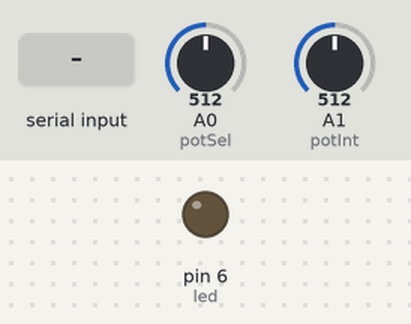
The sketch below on a simulated Arduino Uno, built with avr-gcc and run on an emulated ATmega328P. Parts: output pins drawn as LEDs (lit = HIGH). The inputs (shaded band) are chosen by the test bench; at power-on: A1 (potInt) = 512, A0 (potSel) = 512.

Above: at 1.2 s.
1.3 s: A1 (potInt) set to 716
At 2.5 s:
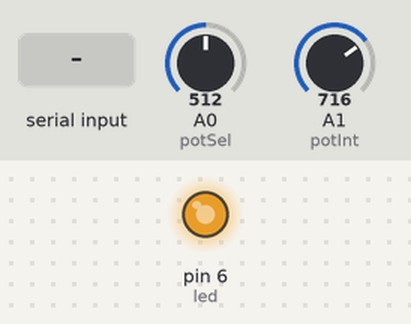
2.8 s: A0 (potSel) set to 306
At 4.0 s:
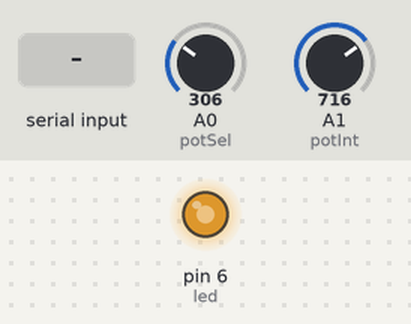
4.3 s: "90,45\n" received over Serial
At 6.2 s:
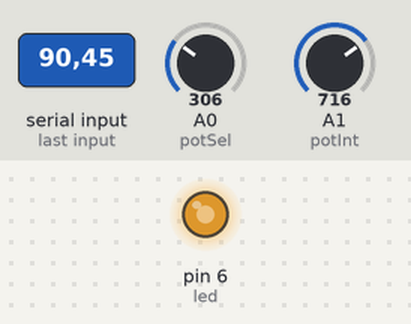
6.9 s: A1 (potInt) set to 511
At 7.5 s:
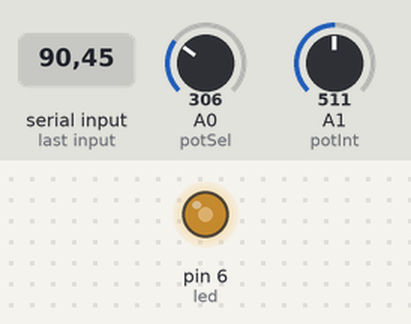
8.4 s: "30,150\n" received over Serial
At 10.8 s:
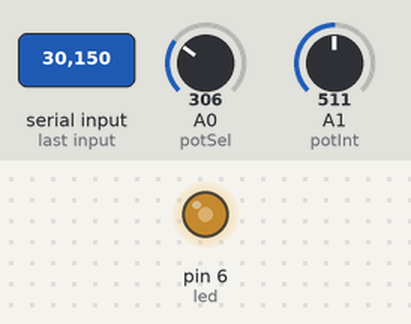
Timing chart, 0 to 12.0 s (numbered marks = the images above; inputs shaded):
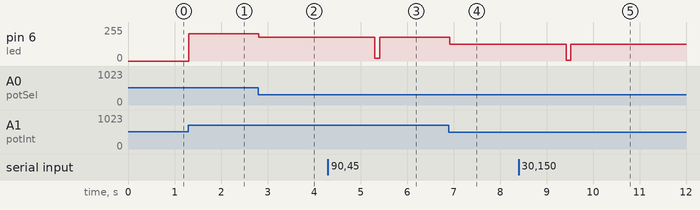

The sketch:

Ejercicio_Exp.ino
```cpp
int potSel  = A0; //pin dondde se conecta el potenciometro de seleccion
int potInt = A1; //pin donde se coenctara el potenciometro de control

int led = 6; //led a controlar


void setup(){
    Serial.begin(9600);

}

int sel = 0; //almacena la informacion leida del potenciometro de seleccion
int valintepot = 0; //almacena la informacion leida del potenciometro de control
int valinteserial = 0 ;

void loop(){ //16MhZ

  sel = analogRead(potSel); //0 1023.  ==> 0 1
  valintepot = analogRead(potInt); //0 1023. ==> 0 255

  if(Serial.available()>0){ //si hay informacion que leer en el buffer...
    valintepot = Serial.readString().toInt(); //valor leido desde comunicacion serial
  }

  /////////

  if(sel > 511){ //aplicamos control serial
      analogWrite(led, valintepot);
  }else{ //aplicamos control por el pot
      valintepot = map(valintepot, 0, 1023, 0, 255);
      analogWrite(led, valintepot);
  }

  delay(100);

}
```

Measured:
- after the input at 1.3 s, pin 6 (led): 0/255 → 204/255 at once
- after the input at 2.8 s, pin 6 (led): 204/255 → 178/255 at once
- after the input at 4.3 s, pin 6 (led): 178/255 → 22/255 after 1.0 s, → 178/255 0.10 s later
- after the input at 6.9 s, pin 6 (led): 178/255 → 127/255 at once
- after the input at 8.4 s, pin 6 (led): 127/255 → 7/255 after 1.0 s, → 127/255 0.10 s later
